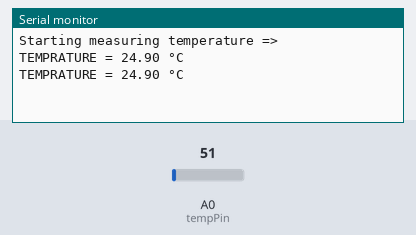
The sketch below on a simulated Arduino Uno, built with avr-gcc and run on an emulated ATmega328P. Shown: the last lines printed to the serial monitor. The inputs (shaded band) are chosen by the test bench; at power-on: A0 (tempPin) = 51.

Above: at 1.8 s.
1.9 s: A0 (tempPin) set to 61
At 2.5 s:
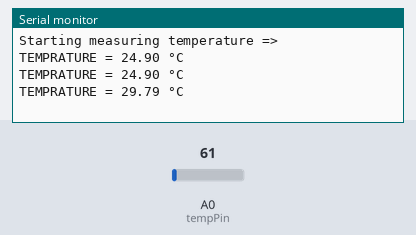
3.4 s: A0 (tempPin) set to 71
At 4.8 s:
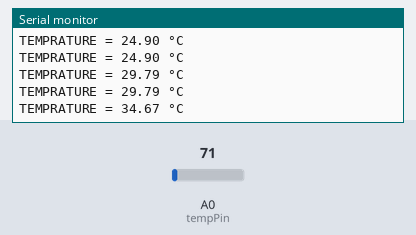
Timing chart, 0 to 6.4 s (numbered marks = the images above; inputs shaded):
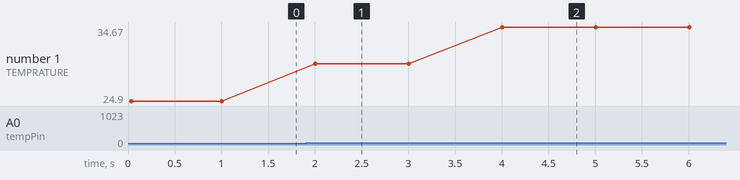

Measured:
- after the input at 1.9 s, the serial monitor: prints a new line after 0.10 s (image 1)
- after the input at 3.4 s, the serial monitor: prints a new line after 0.60 s (image 2)
- plotted number 1: 24.9 → 29.79 after the input at 1.9 s, 29.79 → 34.67 after the input at 3.4 s

The sketch:

LM-35_-_temperature_sensor.ino
```cpp
int val;
int tempPin = 0;

void setup() {
Serial.begin(9600);
Serial.println("Starting measuring temperature =>");
}

void loop() {
val = analogRead(tempPin);
float mv = (val/1024.0)*5000;
float cel = mv/10;
float farh = (cel*9)/5 + 32;

Serial.print("TEMPRATURE = ");
Serial.print(cel);
Serial.print(" °C");
Serial.println();
delay(1000);

/* uncomment this to get temperature in farenhite
Serial.print("TEMPRATURE = ");
Serial.print(farh);
Serial.print("*F");
Serial.println();


*/
}
```
